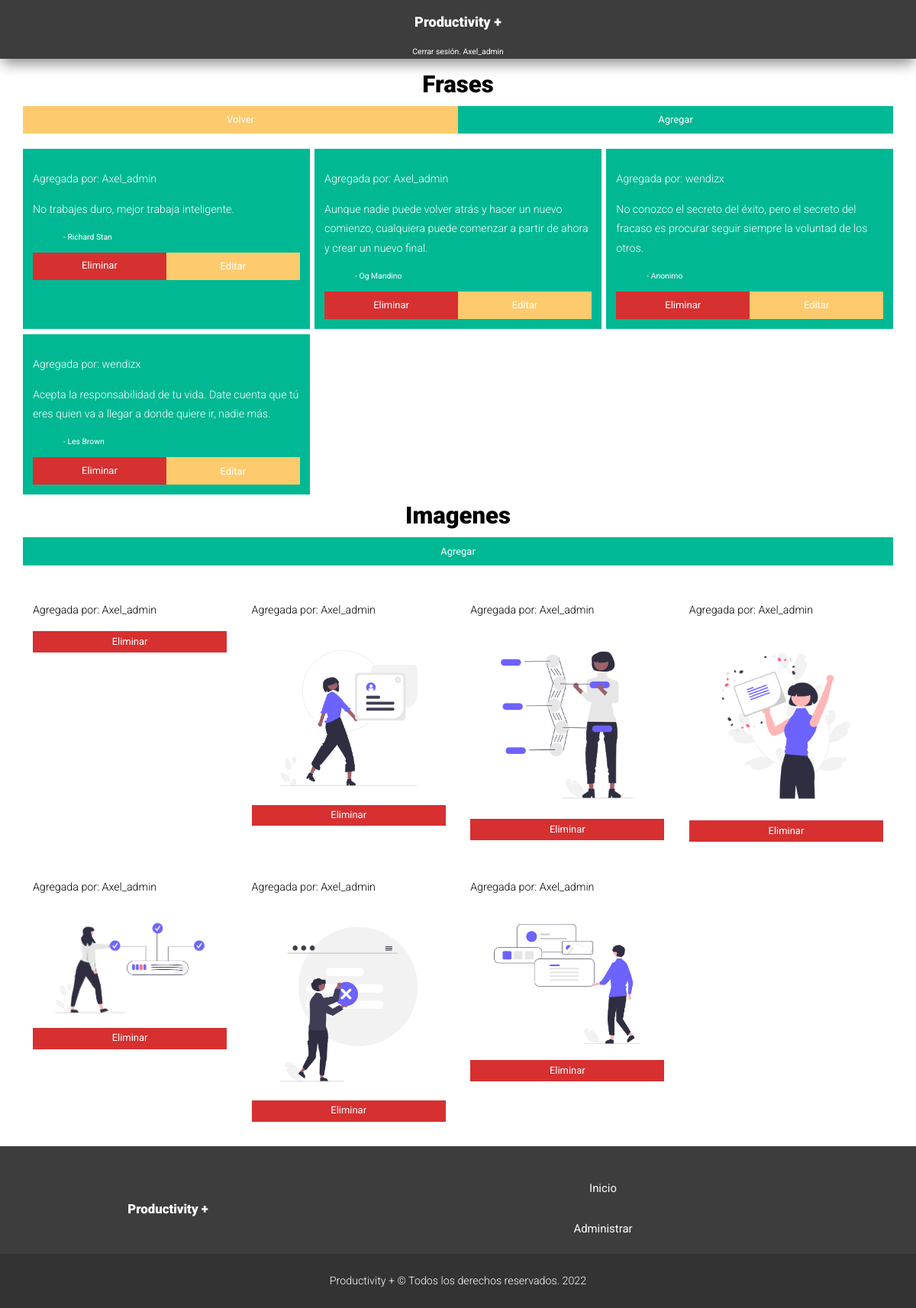
The page /admin/phrases/phrases.php (signed in) on the database its author committed.
### tables this page shows
CREATE TABLE `phrase` (
  `id` int(11) NOT NULL AUTO_INCREMENT,
  `phrase_content` mediumtext NOT NULL,
  `autor` varchar(30) DEFAULT NULL,
  `adminId` int(11) NOT NULL,
  PRIMARY KEY (`id`),
  KEY `adminId_idx` (`adminId`),
  CONSTRAINT `adminId` FOREIGN KEY (`adminId`) REFERENCES `admin` (`id`) ON DELETE NO ACTION ON UPDATE NO ACTION
);

CREATE TABLE `images_phrase` (
  `id` int(11) NOT NULL AUTO_INCREMENT,
  `images` varchar(200) NOT NULL,
  `adminId` int(11) NOT NULL,
  PRIMARY KEY (`id`),
  KEY `adminId_idx` (`adminId`),
  CONSTRAINT `images_phrase_ibfk_1` FOREIGN KEY (`adminId`) REFERENCES `admin` (`id`)
);

### includes/functions.php (called while the page is built, shortened)
<?php
function admin_authenticated() : bool{
	$auth = $_SESSION['admin'];
	if($auth){
		return true;
	}
	return false;
}

### admin/phrases/phrases.php (the view, shortened to what this page needs)
<?php
$db = conectarDB();
mysqli_query($db,"SET NAMES 'utf8'");
require "../../includes/functions.php";
$auth_admin = admin_authenticated();
include "../../includes/templates/header.php";
?>
<main class="margin-top-bar">
    <header class="header-phrase container">
        <h2 class="center-text">Frases</h2>
        <div class="controls">
            <a href="../" class="btn-orange">Volver</a>
            <a href="add_phrase.php" class="btn-green">Agregar</a>
        </div>
    </header>
    <div class="container-phrases">
        <div class="container">
            <div class="control-panel-phrases">
                <?php
                $query = "SELECT * FROM phrase;";
                $consult = mysqli_query($db, $query);
                while($phrase = mysqli_fetch_assoc($consult)):
                    $query = "SELECT username FROM admin WHERE id = '${phrase["adminId"]}';";
                    $consult_admin = mysqli_query($db, $query);
                    $admin = mysqli_fetch_assoc($consult_admin);
                ?>
                <div class="phrase">
                    <p>Agregada por: <?php echo $admin["username"]; ?></p>
                    <p><?php echo $phrase["phrase_content"]; ?></p>
                    <blockquote>- <?php echo $phrase["autor"]; ?></blockquote>
                    <div class="controls">
                        <form action="" method="POST">
                            <input type="submit" class="btn-red-block" value="Eliminar">
                        </form>
                        <a
                        href="edit_phrase.php?id=<?php echo $phrase["id"]; ?>"
                        class="btn-orange">Editar</a>
                    </div>
                </div>
                <?php endwhile; ?>
            </div>
        </div>
    </div>
    <header class="header-images container">
        <h2 class="center-text">Imagenes</h2>
        <a href="add_image.php" class="btn-green">Agregar</a>
    </header>
    <div class="control-panel-images container">
        <?php
        $query = "SELECT * FROM images_phrase;";
        $consult = mysqli_query($db, $query);
        while($image = mysqli_fetch_assoc($consult)):
        $query = "SELECT username FROM admin WHERE id = '${image["adminId"]}';";
        $consult_admin = mysqli_query($db, $query);
        $admin = mysqli_fetch_assoc($consult_admin);
        ?>
        <div class="image">
            <p>Agregada por: <?php echo $admin["username"]; ?></p>
            <img src="../../images/<?php echo $image["images"]; ?>" alt="">
            <form action="" method="POST">
                <input type="submit" class="btn-red-block" value="Eliminar">
            </form>
        </div>
        <?php endwhile; ?>
    </div>
</main>
<?php
include "../../includes/templates/footer.php";
?>

### includes/templates/header.php (shortened to what this page needs)
<?php
    $auth = $_SESSION['login'] ?? false;
?>
<!DOCTYPE html>
<html lang="en">
<head>
    <link rel="stylesheet" href="/build/css/app.css">
</head>
<body>
    <header class="principal-header">
        <div class="bar container center-text">
            <a href="/"><h2>Productivity +</h2></a>
            <?php if($auth): ?>
                <a href="/logout.php">Cerrar sesión. <?php echo $_SESSION['username'] ?></a>
            <?php endif; ?>
        </div>
    </header>

### includes/templates/footer.php (shortened to what this page needs)
<footer class="principal-footer">
        <div class="container">
            <div class="center-text">
                <a href="/"><h3>Productivity +</h3></a>
            </div>
            <div class="center-text">
                <a href="/">Inicio</a>
                <?php
                if($auth && $auth_admin):?>
                <a href="/admin/">Administrar</a>
                <?php endif; ?>
            </div>
        </div>
        <p class="center-text">Productivity + &copy; Todos los derechos reservados. 2022</p>
    </footer>
</body>
</html>

### build/css/app.css (style rules this page uses)
html { -webkit-text-size-adjust:100%;line-height:1.15 }
body { margin:0 }
main { display:block }
a { background-color:transparent }
img { border-style:none }
button,input,optgroup,select,textarea { font-family:inherit;font-size:100%;line-height:1.15;margin:0 }
button,input { overflow:visible }
[type=button],[type=reset],[type=submit],button { -webkit-appearance:button }
html { box-sizing:border-box;font-size:62.5% }
@media (min-width:954px) { html { font-size:40.5% } }
*,:after,:before { box-sizing:inherit }
body { font-family:Roboto,sans-serif;font-size:1.6rem;line-height:1.8 }
.container { margin:0 auto;max-width:180rem;width:90% }
@media (min-width:954px) { .container { width:95% } }
a { text-decoration:none }
img,picture { display:block;width:100% }
h1,h2 { margin:0 }
h2 { font-size:4.8rem;font-weight:900 }
h3 { font-size:2.6rem }
h3,p { font-weight:300 }
p { font-size:2.2rem }
.center-text { text-align:center }
.margin-top-bar { margin-top:12.8rem }
.btn-green { background-color:#00b894;border:none;color:#fff;display:block;font-size:2rem;font-weight:400;padding:1rem 3rem;text-align:center;text-decoration:none }
.btn-orange { background-color:#fdcb6e;border:none;color:#fff;display:block;font-size:2rem;font-weight:400;padding:1rem 3rem;text-align:center;text-decoration:none }
.btn-red-block { background-color:#d63031;border:none;color:#fff;display:block;font-size:2rem;font-weight:400;height:100%;padding:1rem 3rem;text-align:center;text-decoration:none;width:100% }
.principal-header { background-color:#3d3d3d;box-shadow:0 10px 16px -3px rgba(0,0,0,.42);color:#fff;position:fixed;top:0;width:100%;z-index:1 }
.controls { display:grid;grid-template-columns:1fr 1fr }
.bar h2 { font-size:3rem;padding:2rem 0 }
@media (min-width:954px) { .bar h2 { font-size:2.8rem } }
.bar a { color:#fff;display:inline }
.principal-footer { background-color:#3d3d3d;color:#fff;margin-top:3rem;padding:2.5rem 0 0 }
.principal-footer p { background-color:#333;margin:0;padding:3.5rem 0 }
.principal-footer .container { display:block;padding-bottom:3rem }
@media (min-width:954px) { .principal-footer .container { display:grid;grid-template-columns:1fr 2fr;place-items:center } }
.principal-footer .container h3 { font-weight:900;margin:0 }
.principal-footer .container a { color:#fff;display:block;font-size:2.3rem;margin:4rem 0 }
.principal-footer .container a:last-child { margin-bottom:0 }
.header-images,.header-phrase { margin-bottom:3rem }
.control-panel-phrases { display:block }
@media (min-width:954px) { .control-panel-phrases { display:grid;gap:1rem;grid-template-columns:1fr 1fr 1fr } }
.control-panel-phrases .phrase { background-color:#00b894;color:#fff;margin-bottom:3rem;padding:2rem }
@media (min-width:954px) { .control-panel-phrases .phrase { margin-bottom:0 } }
.control-panel-phrases .phrase .btn-red-block { height:100% }
.control-panel-images { display:block;margin-bottom:3rem }
@media (min-width:954px) { .control-panel-images { display:grid;gap:1rem;grid-template-columns:1fr 1fr 1fr 1fr } }
.control-panel-images .image { background-color:#fff;margin-bottom:3rem;padding:2rem }
@media (min-width:954px) { .control-panel-images .image { margin-bottom:0 } }

### rows shown on the page
phrase: adminId.username "Axel_admin", phrase_content "No trabajes duro, mejor trabaja inteligente.", autor "Richard Stan"
phrase: adminId.username "Axel_admin", phrase_content "Aunque nadie puede volver atrás y hacer un nuevo comienzo, cualquiera puede comenzar a partir de ahora y crear un nuevo final.", autor "Og Mandino"
phrase: adminId.username "wendizx", phrase_content "No conozco el secreto del éxito, pero el secreto del fracaso es procurar seguir siempre la voluntad de los otros.", autor "Anonimo"
phrase: adminId.username "wendizx", phrase_content "Acepta la responsabilidad de tu vida. Date cuenta que tú eres quien va a llegar a donde quiere ir, nadie más.", autor "Les Brown"
images_phrase: adminId.username "Axel_admin"
images_phrase: adminId.username "Axel_admin", images (picture)
images_phrase: adminId.username "Axel_admin", images (picture)
images_phrase: adminId.username "Axel_admin", images (picture)
images_phrase: adminId.username "Axel_admin", images (picture)
images_phrase: adminId.username "Axel_admin", images (picture)
images_phrase: adminId.username "Axel_admin", images (picture)

### other values the page prints
$_SESSION['username'] "Axel_admin"
